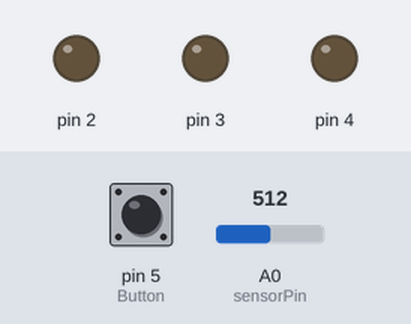
Bench run of a sketch on a simulated Arduino Uno, built with avr-gcc and run on an emulated ATmega328P. Shown: output pins drawn as LEDs (lit = HIGH). Dashed ring = blinking. The test bench sets the inputs (shaded band); at power-on: pin 5 (Button) LOW, A0 (sensorPin) = 512. What the sketch prints to the serial monitor is not drawn.

Above: at 1.2 s.
1.3 s: pin 5 (Button) pulled HIGH for 1 s
At 1.7 s:
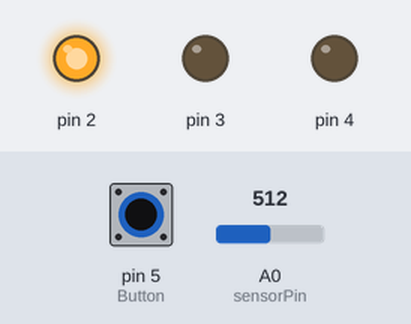
At 2.4 s:
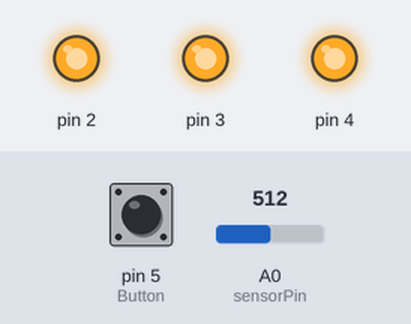
5.3 s: pin 5 (Button) pulled HIGH for 3.2 s
At 6.6 s:
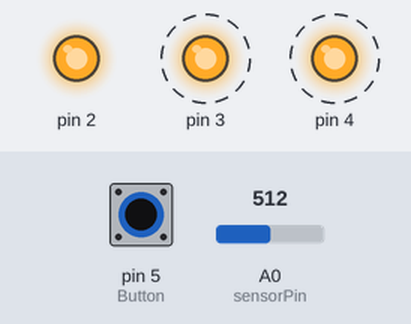
Timing chart, 0 to 11.8 s (numbered marks = the images above; inputs shaded):
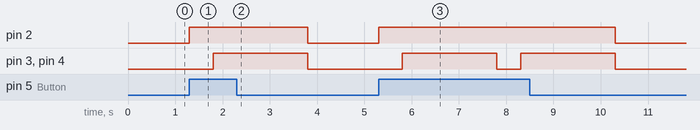

The sketch:

lesson_03_project.ino
```cpp
const int sensorPin = A0;
const int temp = 1;
float compare = 0.0;
int difference = 0;

void setup()
{
  Serial.begin(9600);
  for(int pinNumber = 2; pinNumber < 5; pinNumber++)
  {
    pinMode(pinNumber, OUTPUT); //3 LEDs
    digitalWrite(pinNumber, LOW);
  }
  pinMode(5, INPUT); //1 Button
}
void loop()
{
  if (digitalRead(5) == HIGH)
  {
    //Read and calculate temperature when the button is pushed.
    int sensorVal = analogRead(sensorPin);
    float voltage = sensorVal / 1024.0 * 5.0;
    float temperature = (voltage - .5) * 100;
    //If there is nothing to compare add a temparature value to compare, write to the console, blink 1 led
    if (compare == 0.0)
    {
      compare = temperature;
      Serial.print("Comparing between degrees C ");
      Serial.print(compare);
      digitalWrite(2, HIGH);
      delay(500);
    }
    //If there is a compare value compare it to the new value and output console text and turn on lights
    //according to the rounded(integrer abs function) difference in temperature - 0;1;2; more than 2.
    else
    {
      difference = compare - temperature;
      difference=abs(difference);
      compare = 0.0;

      Serial.print(" and C ");
      Serial.print(temperature);
      Serial.print(" rounded differenceerence is ");
      Serial.println(difference);

      if(difference < temp)
      {
        digitalWrite(2, HIGH);
        digitalWrite(3, HIGH);
        digitalWrite(4, HIGH);
      }
      if(difference == temp)
      {
        digitalWrite(2, HIGH);
        digitalWrite(3, HIGH);
        digitalWrite(4, LOW);
      }
      if(difference > temp)
      {
        digitalWrite(2, HIGH);
        digitalWrite(3, LOW);
        digitalWrite(4, LOW);
      }
      if(difference > temp + 1)
      {
        digitalWrite(2, LOW);
        digitalWrite(3, LOW);
        digitalWrite(4, LOW);
      }
      delay(2000);
    }
    //Turn the lights off after use
    digitalWrite(2, LOW);
    digitalWrite(3, LOW);
    digitalWrite(4, LOW);
  }
}
```

Measured:
- after the input at 1.3 s, pin 2: LOW → HIGH at once, → LOW 2.5 s later; pin 3, pin 4: LOW → HIGH after 0.50 s, → LOW 2.0 s later
- after the input at 5.3 s, pin 2: LOW → HIGH at once, → LOW 5.0 s later; pin 3, pin 4: alternates HIGH for 2.0 s and LOW for 0.50 s, 4 changes in all, then stays LOW, starting after 0.50 s
